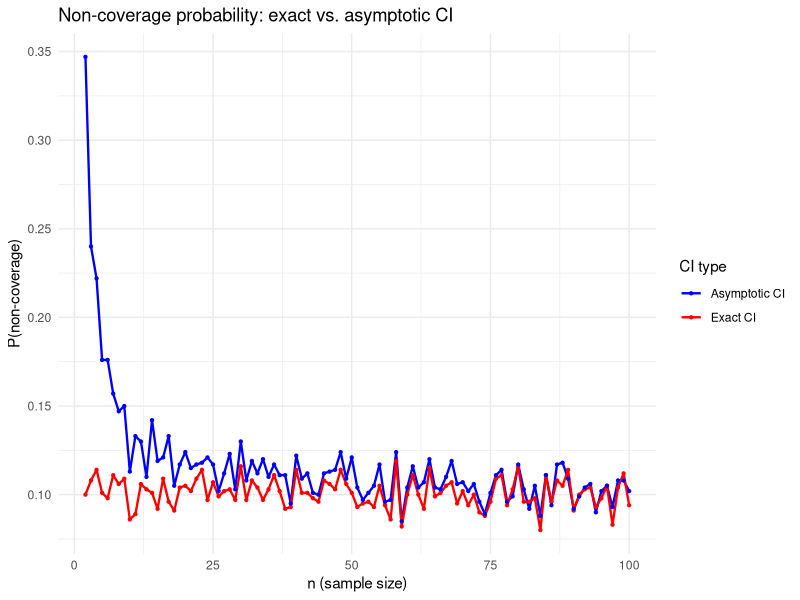

Write R code to recreate this figure.
# Experiment: Compare exact and asymptotic confidence intervals
# The non coverage probability of the asymptotic CI should converge to alpha
# but for the exact CI, it should be alpha for all n (even for small)
# In this example we use CIs for the mean of a normal distribution

library(ggplot2)

mu <- 10
sigma = 100
alpha <- 0.1
z <- qnorm(1 - alpha / 2)

number_simulations <- 1000
n_max <- 100

non_coverage_prob_exact <- numeric(n_max-1)
non_coverage_prob_asymptotic <- numeric(n_max-1)

for (n in 2:n_max) {

  not_in_exact_CI <- 0
  not_in_asymptotic_CI <- 0

  for (i in 1:number_simulations) {
    X <- rnorm(n = n, mean = mu, sd = sigma)
    X_bar <- mean(X)
    S <- sd(X)

    exact_CI <- c(
      X_bar - z * sigma / sqrt(n), 
      X_bar + z * sigma / sqrt(n)
    )


    asymptotic_CI <- c(
      X_bar - z * S / sqrt(n), 
      X_bar + z * S / sqrt(n)
    )

    if (mu < exact_CI[1] | mu > exact_CI[2]) {
      not_in_exact_CI <- not_in_exact_CI + 1
    }

    if (mu < asymptotic_CI[1] | mu > asymptotic_CI[2]) {
      not_in_asymptotic_CI <- not_in_asymptotic_CI + 1
    }
  }
  
  non_coverage_prob_exact[n-1] <- not_in_exact_CI / number_simulations
  non_coverage_prob_asymptotic[n-1] <- not_in_asymptotic_CI / number_simulations
}


results_df <- data.frame(
  n = rep(2:n_max, times = 2),
  non_coverage = c(non_coverage_prob_exact, non_coverage_prob_asymptotic),
  type = rep(c("Exact CI", "Asymptotic CI"), each = n_max - 1)
)

ggplot(results_df, aes(x = n, y = non_coverage, color = type)) +
  geom_line(linewidth = 0.8) +
  geom_point(size = 0.8) +
  scale_color_manual(values = c("Exact CI" = "red", "Asymptotic CI" = "blue")) +
  labs(
    x = "n (sample size)",
    y = "P(non-coverage)",
    title = "Non-coverage probability: exact vs. asymptotic CI",
    color = "CI type"
  ) +
  theme_minimal()
